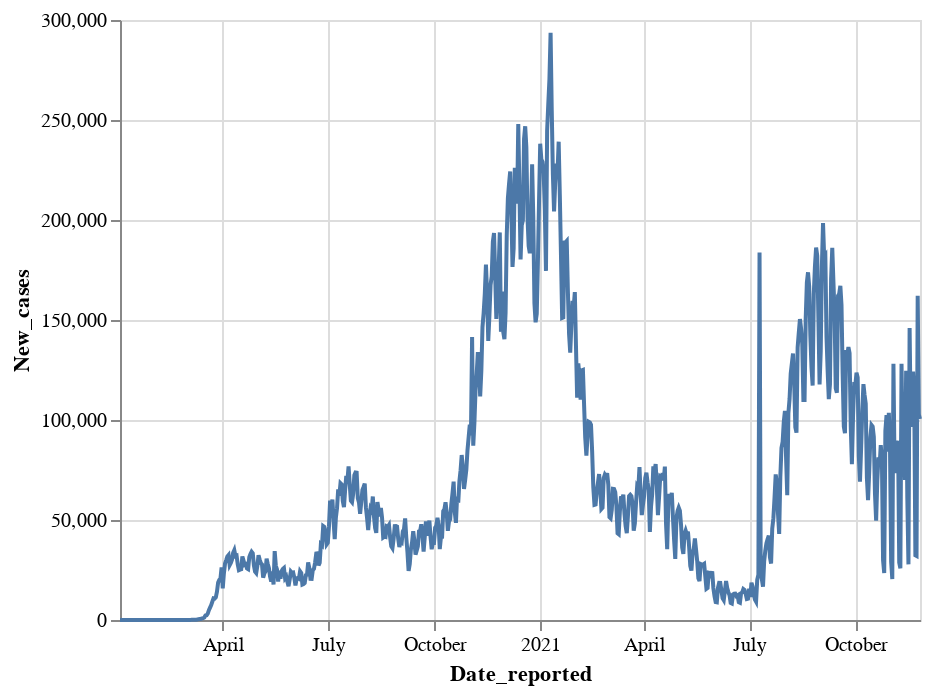

The code cell stored with this chart in its notebook:
### Code cell
alt.Chart(us).mark_line().encode(
    x = 'Date_reported:T', 
    y = 'New_cases'
)

### Figure 1 — Vega-Lite specification as saved in the notebook (floating-point values rounded to 4 significant figures; data arrays with more than 128 entries replaced by an {"elided": "..."} marker saying what was removed)
{"config": {"view": {"continuousWidth": 400, "continuousHeight": 300}}, "data": {"name": "data-72f6571975d4b7dc99652eca9c899744"}, "mark": "line", "encoding": {"x": {"type": "temporal", "field": "Date_reported"}, "y": {"type": "quantitative", "field": "New_cases"}}, "$schema": "https://vega.github.io/schema/vega-lite/v4.8.1.json", "datasets": {"data-72f6571975d4b7dc99652eca9c899744": {"elided": "694 records"}}}
